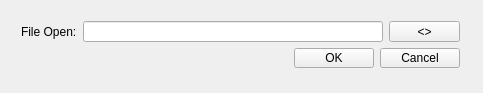
<?xml version="1.0" encoding="UTF-8"?>
<ui version="4.0">
 <class>ReadFile</class>
 <widget class="QWidget" name="ReadFile">
  <property name="geometry">
   <rect>
    <x>0</x>
    <y>0</y>
    <width>483</width>
    <height>93</height>
   </rect>
  </property>
  <property name="windowTitle">
   <string>ReadFile</string>
  </property>
  <widget class="QWidget" name="layoutWidget">
   <property name="geometry">
    <rect>
     <x>10</x>
     <y>10</y>
     <width>461</width>
     <height>69</height>
    </rect>
   </property>
   <layout class="QVBoxLayout" name="verticalLayout">
    <item>
     <layout class="QHBoxLayout" name="horizontalLayout">
      <item>
       <widget class="QLabel" name="label">
        <property name="text">
         <string>File Open:</string>
        </property>
       </widget>
      </item>
      <item>
       <widget class="QLineEdit" name="lineEdit"/>
      </item>
      <item>
       <widget class="QPushButton" name="pushButtonOpenFile">
        <property name="maximumSize">
         <size>
          <width>71</width>
          <height>16777215</height>
         </size>
        </property>
        <property name="text">
         <string>&lt;&gt;</string>
        </property>
       </widget>
      </item>
     </layout>
    </item>
    <item>
     <layout class="QHBoxLayout" name="horizontalLayout_2">
      <item>
       <spacer name="horizontalSpacer">
        <property name="orientation">
         <enum>Qt::Horizontal</enum>
        </property>
        <property name="sizeHint" stdset="0">
         <size>
          <width>40</width>
          <height>20</height>
         </size>
        </property>
       </spacer>
      </item>
      <item>
       <widget class="QPushButton" name="pushButtonOk">
        <property name="text">
         <string>OK</string>
        </property>
       </widget>
      </item>
      <item>
       <widget class="QPushButton" name="pushButtonCancel">
        <property name="text">
         <string>Cancel</string>
        </property>
       </widget>
      </item>
     </layout>
    </item>
   </layout>
  </widget>
 </widget>
 <layoutdefault spacing="6" margin="11"/>
 <resources/>
 <connections/>
</ui>
